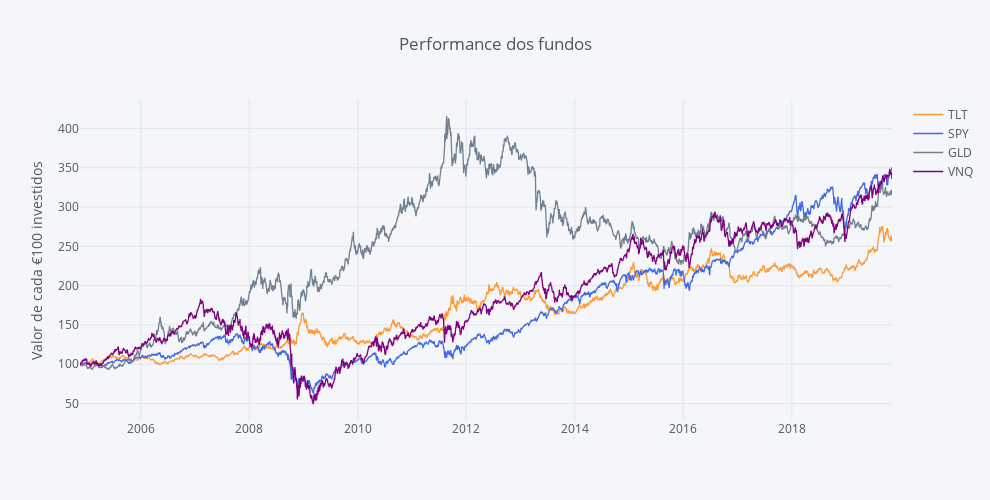

The cell this chart's notebook holds for it:
### Markdown cell above
**Dica:** A interactividade dos gráficos da plotly permite:

    . Zoom (mantenham o clique e arrastem o cursor em simultâneo, em cima do gráfico);
    . Tem uma lista de opções que aparece se forem com o cursor ao canto superior direito;
    . Façam duplo clique no gráfico ou seleccionem a opção Autoscale/Reset Axes para voltar ao normal;
    . Alterem a opção de 'Compare data on hoover' para 'Show closest data on hoover' se vos for mais conveniente;
    . Se clicarem num nome na legenda esse fundo desaparece (clicando de novo ele volta a apetecer).

### Code cell
# Making Color Palette
Palette = ['rgb(255, 153, 51)',     # 1 - orange
            'royalblue',            # 2 - Royalblue
            '#708090',              # 3 - Grey
            'rgb(128, 0, 128)',     # 4 - Indigo
            'rgb(219, 64, 82)',     # 5 - Red
            'rgb(0, 128, 128)',     # 6 - Teal
            '#191970',              # 7 - Navy
            'rgb(128, 128, 0)',     # 8 - Olive
            '#00BFFF',              # 9 - Water Blue
            'rgb(128, 177, 211)']   # 10 - 

round(fundos, 2).iplot(title='Performance dos fundos', yTitle='Valor de cada €100 investidos', color=Palette, dimensions=dimensions)

### Figure 1 — Plotly figure (JSON) as saved in the notebook; plotly's stock layout.template omitted (floating-point values rounded to 4 significant figures; data arrays with more than 128 entries replaced by an {"elided": "..."} marker saying what was removed)
{"data": [{"line": {"color": "rgba(255, 153, 51, 1.0)", "dash": "solid", "shape": "linear", "width": 1.3}, "mode": "lines", "name": "TLT", "text": "", "type": "scatter", "uid": "9a457c3f-7520-4594-afbb-624ce13e19be", "x": {"elided": "3768 str values"}, "y": {"elided": "3768 float values"}}, {"line": {"color": "rgba(65, 105, 225, 1.0)", "dash": "solid", "shape": "linear", "width": 1.3}, "mode": "lines", "name": "SPY", "text": "", "type": "scatter", "uid": "3e3b7023-c877-4579-ac27-559465db384f", "x": {"elided": "3768 str values"}, "y": {"elided": "3768 float values"}}, {"line": {"color": "rgba(112, 128, 144, 1.0)", "dash": "solid", "shape": "linear", "width": 1.3}, "mode": "lines", "name": "GLD", "text": "", "type": "scatter", "uid": "ac9f2b70-9dec-4344-89ec-e36447d5059e", "x": {"elided": "3768 str values"}, "y": {"elided": "3768 float values"}}, {"line": {"color": "rgba(128, 0, 128, 1.0)", "dash": "solid", "shape": "linear", "width": 1.3}, "mode": "lines", "name": "VNQ", "text": "", "type": "scatter", "uid": "c27e62e2-50f9-4c04-bf29-393a436ade51", "x": {"elided": "3768 str values"}, "y": {"elided": "3768 float values"}}], "layout": {"height": 500, "legend": {"bgcolor": "#F5F6F9", "font": {"color": "#4D5663"}}, "paper_bgcolor": "#F5F6F9", "plot_bgcolor": "#F5F6F9", "title": {"font": {"color": "#4D5663"}, "text": "Performance dos fundos"}, "width": 990, "xaxis": {"autorange": true, "gridcolor": "#E1E5ED", "range": ["2004-11-18", "2019-11-06"], "showgrid": true, "tickfont": {"color": "#4D5663"}, "title": {"font": {"color": "#4D5663"}, "text": ""}, "type": "date", "zerolinecolor": "#E1E5ED"}, "yaxis": {"autorange": true, "gridcolor": "#E1E5ED", "range": [28.97, 436.3], "showgrid": true, "tickfont": {"color": "#4D5663"}, "title": {"font": {"color": "#4D5663"}, "text": "Valor de cada €100 investidos"}, "type": "linear", "zerolinecolor": "#E1E5ED"}}}
